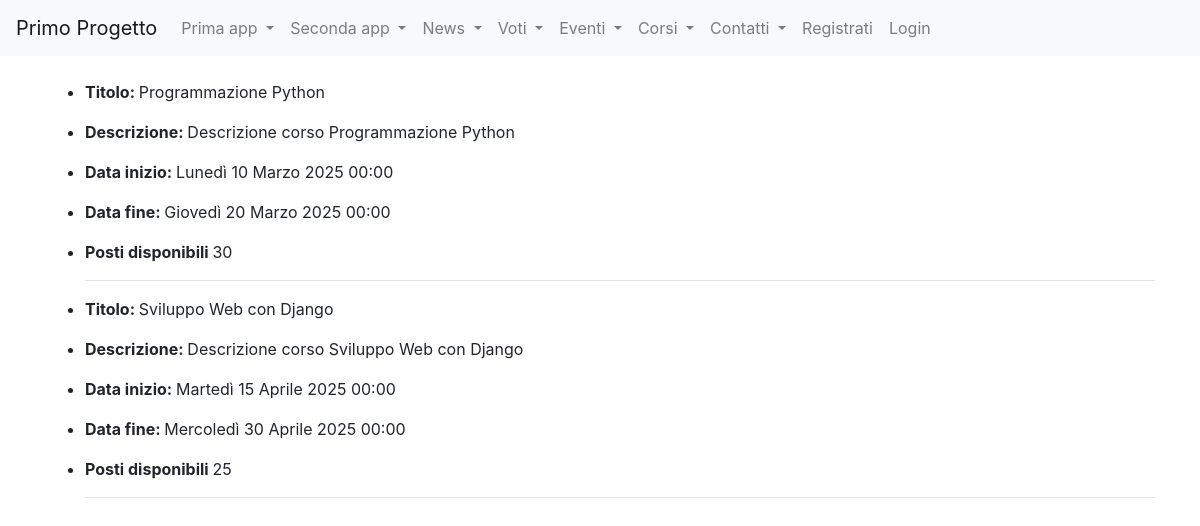
The page /corsi_formazione/viewE1/ on the database its author committed.
### corsi_formazione/models.py (models this page shows, shortened)
class Corso(models.Model):
    titolo=models.CharField(max_length=50)
    descrizione=models.TextField()
    data_inizio=models.DateTimeField(default=datetime.now())
    data_fine=models.DateTimeField(default=datetime.now())
    posti_disponibili=models.IntegerField(default=0)
    class Meta:
        verbose_name="Corso"
        verbose_name_plural="Corsi"

### corsi_formazione/views.py (the view)
# urls.py: path("viewE1/", viewE1.as_view(), name="viewE1"),
class viewE1(ListView): #con l' utilizzo dela classe ListView restituisco i corsi che finiscono prima della data riportata
    model = Corso
    template_name = "viewE1.html"
    def get_context_data(self, **kwargs):
        context=super().get_context_data(**kwargs)
        context["corsi"] = Corso.objects.filter(data_inizio__lt=(datetime.date(2025,4,30)))
        return context

### corsi_formazione/templates/viewE1.html (shortened to what this page needs)
{% extends "base.html" %}
{% block content %}
<ul>
    {% for corso in corsi %}
        <li><p><strong>Titolo: </strong>{{corso.titolo}}</p></li>
        <li><p><strong>Descrizione: </strong>{{corso.descrizione}}</p></li>
        <li><p><strong>Data inizio: </strong>{{corso.data_inizio}}</p></li>
        <li><p><strong>Data fine: </strong>{{corso.data_fine}}</p></li>
        <li><p><strong>Posti disponibili </strong>{{corso.posti_disponibili}}</p></li>
        <hr>
    {% endfor %}
</ul>
{% endblock content %}

### rows shown on the page
Corso: titolo "Programmazione Python", descrizione "Descrizione corso Programmazione Python", data_inizio "Lunedì 10 Marzo 2025 00:00", data_fine "Giovedì 20 Marzo 2025 00:00", posti_disponibili "30"
Corso: titolo "Sviluppo Web con Django", descrizione "Descrizione corso Sviluppo Web con Django", data_inizio "Martedì 15 Aprile 2025 00:00", data_fine "Mercoledì 30 Aprile 2025 00:00", posti_disponibili "25"
